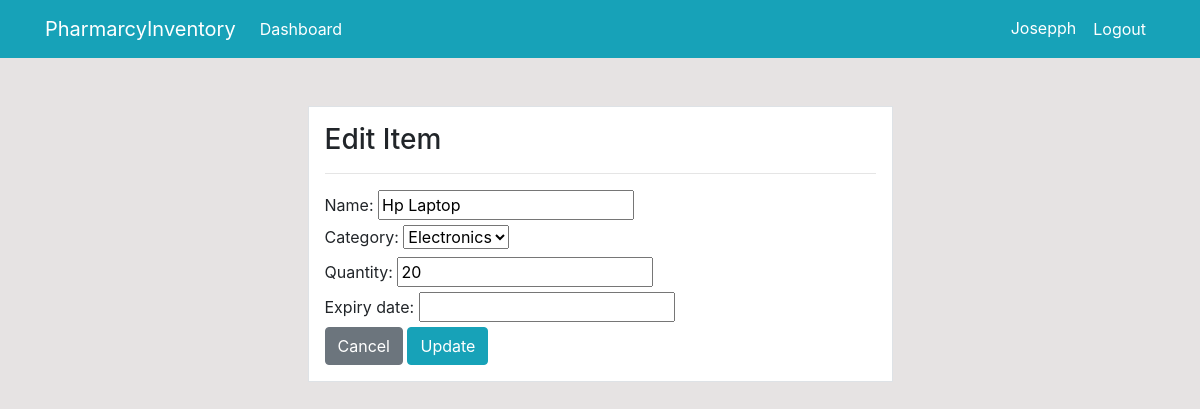
The page /product/update/1/ (signed in) on the database its author committed.
### dashboard/models.py (models this page shows, shortened)
class Product(models.Model):
    name = models.CharField(max_length=100, null=True)
    category = models.CharField(max_length=20, choices=CATEGORY, null=True)
    quantity = models.PositiveIntegerField(null=True)
    expiry_date = models.DateField(null=True)
    class Meta:
        verbose_name_plural = 'Drugs'

### dashboard/views.py (the view)
# urls.py: path("product/update/<int:pk>/", views.product_update, name="dashboard-product-update"),
@login_required
def product_update(request, pk):
    item = Product.objects.get(id=pk)
    if request.method == 'POST':
        form = ProductForm(request.POST, instance=item)
        if form.is_valid():
            form.save()
            return redirect('dashboard-product')
    else:
        form = ProductForm(instance=item)
    context={
        'form': form,
    }
    return render(request, 'dashboard/product_update.html', context)

### dashboard/forms.py
class ProductForm(forms.ModelForm):
    class Meta:
        model = Product
        fields = ['name', 'category', 'quantity', 'expiry_date']

### templates/dashboard/product_update.html (shortened to what this page needs)
{% extends 'partials/base.html' %}
{% block content %}
<div class container>
    <div class="row mt-5">
        <div class="col-md-6 offset-md-3">
            <div class="border bg-white p-3">
                <h3>Edit Item</h3>
                <hr>
                <form method="POST">
                    {{ form }}
                    <a class="btn btn-secondary" href="{% url 'dashboard-product' %}">Cancel</a>
                    <input class="btn btn-info" type="submit" value="Update">
                </form>
            </div>
        </div>
    </div>
</div>
{% endblock %}

### templates/partials/nav.html (shortened to what this page needs)
 <nav class="navbar navbar-expand-lg navbar-info bg-info">
    {% if user.is_authenticated %}
    <div class="container">
        <a class="navbar-brand text-white" href="{% url 'dashboard-index' %}">PharmarcyInventory</a>
        <div class="collapse navbar-collapse" id="navbarSupportedContent">
            <ul class="navbar-nav mr-auto">
                <li class="nav-item active">
                    <a class="nav-link text-white" href="{% url 'dashboard-index' %}">Dashboard </a>
                </li>
            </ul>
            <ul class="navbar-nav ml-auto">
                <li class="nav-item active">
                    <a class="nav-link text-white" href="{% url 'user-profile' %}">{{ user.username }}</a>
                </li>
                <li class="nav-item">
                    <form method="post" action="{% url 'user-logout' %}" class="d-inline">
                        <button type="submit" class="btn btn-link nav-link text-white" >
                            Logout
                        </button>
                    </form>
                </li>
            </ul>
            {% endif %}
        </div>
    </div>
</nav>

### static/style.css (style rules this page uses)
body { background: rgb(230, 227, 227); }

### rows shown on the page
Product: name "Hp Laptop", category "Electronics", quantity "20"

### other values the page prints
{{ user.username }} "Josepph"
